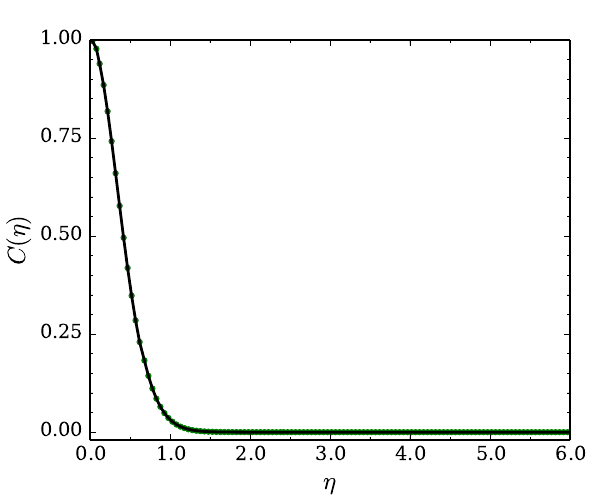

The script that saved this image:
import matplotlib.pyplot as plt
from matplotlib.lines import Line2D
import numpy as np
import os
from pylab import *
from matplotlib import ticker
from matplotlib.ticker import ScalarFormatter
sformatter=ScalarFormatter(useOffset=True,useMathText=True)
sformatter.set_scientific(True)
sformatter.set_powerlimits((-2,3))

#plt.ticklabel_format(style='sci', axis='y', scilimits=(0,0))

font = {'family' : 'serif',
        'weight' : 'normal',
        'size'   : 14}
plt.rc('font', **font)
plt.rc('text', usetex=False)
plt.figure(figsize=(6,5))
fig = plt.figure(1)
ax = fig.add_axes([0.15,0.12,0.8,0.8])

mydata = np.loadtxt('compare.dat',skiprows=0,unpack=True)
x=mydata[0]
y=mydata[1]
z=mydata[2]

#x = np.arange(0,40.1,1)
#y =100.0* x**2
#z=0.5*y
#Use linestyle='None' for no line...
plt.plot(x,y,linestyle='None',markersize=4, marker='o', markerfacecolor='g', markeredgecolor='g')
plt.plot(x,z,linestyle='-',linewidth=2,color='k')

#plt.semilogy(x,y)

ax.tick_params(axis='both', which='major', labelsize=14)

ax.set_xticks(np.arange(0,10,1), minor=False)
ax.set_xticklabels(np.arange(0,10,1), minor=False, family='serif')
ax.set_xticks(np.arange(0,10,0.5), minor=True)
ax.xaxis.set_major_formatter(ticker.FormatStrFormatter('%0.1f'))
plt.xlim(0.0,6.0)

ax.set_yticks(np.arange(-1,2,0.25), minor=False)
ax.set_yticklabels(np.arange(-1,2.0,0.25), minor=False, family='serif')
ax.set_yticks(np.arange(-1,2,0.05), minor=True)
plt.ylim(-0.02,1.0)
#ax.set_yticks(0.1:1.0:10.0:100.0, minor=True)
#ax.yaxis.set_major_formatter(ticker.FormatStrFormatter('%.1e'))
ax.yaxis.set_major_formatter(sformatter)

plt.xlabel('$\eta$', fontsize=18, weight='normal')
plt.ylabel('$C(\eta)$',fontsize=18)
#plt.title('MathText Number $\sum_{n=1}^\infty({-e^{i\pi}}/{2^n})$!',
#fontsize=12, color='gray')
#plt.subplots_adjust(top=0.85)
plt.savefig('compare.pdf',format='pdf')
os.system('open -a Preview compare.pdf')
#plt.show()
quit()
